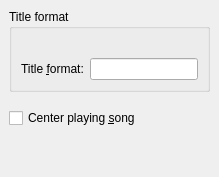
         <widget class="QWidget" name="playlistPage">
          <layout class="QVBoxLayout">
           <property name="spacing">
            <number>6</number>
           </property>
           <property name="leftMargin">
            <number>9</number>
           </property>
           <property name="topMargin">
            <number>9</number>
           </property>
           <property name="rightMargin">
            <number>9</number>
           </property>
           <property name="bottomMargin">
            <number>9</number>
           </property>
           <item>
            <widget class="QGroupBox" name="groupBox_3">
             <property name="title">
              <string>Title format</string>
             </property>
             <layout class="QVBoxLayout">
              <property name="spacing">
               <number>6</number>
              </property>
              <property name="leftMargin">
               <number>9</number>
              </property>
              <property name="topMargin">
               <number>9</number>
              </property>
              <property name="rightMargin">
               <number>9</number>
              </property>
              <property name="bottomMargin">
               <number>9</number>
              </property>
              <item>
               <widget class="QLabel" name="titleFormatLabel">
                <property name="text">
                 <string/>
                </property>
               </widget>
              </item>
              <item>
               <layout class="QHBoxLayout">
                <property name="spacing">
                 <number>6</number>
                </property>
                <property name="leftMargin">
                 <number>0</number>
                </property>
                <property name="topMargin">
                 <number>0</number>
                </property>
                <property name="rightMargin">
                 <number>0</number>
                </property>
                <property name="bottomMargin">
                 <number>0</number>
                </property>
                <item>
                 <widget class="QLabel" name="label_2">
                  <property name="text">
                   <string>Title &amp;format:</string>
                  </property>
                  <property name="buddy">
                   <cstring>titleFormatLine</cstring>
                  </property>
                 </widget>
                </item>
                <item>
                 <widget class="QLineEdit" name="titleFormatLine"/>
                </item>
               </layout>
              </item>
             </layout>
            </widget>
           </item>
           <item>
            <spacer>
             <property name="orientation">
              <enum>Qt::Vertical</enum>
             </property>
             <property name="sizeType">
              <enum>QSizePolicy::Minimum</enum>
             </property>
             <property name="sizeHint" stdset="0">
              <size>
               <width>20</width>
               <height>10</height>
              </size>
             </property>
            </spacer>
           </item>
           <item>
            <widget class="QCheckBox" name="centerPlayingCheck">
             <property name="text">
              <string>Center playing &amp;song</string>
             </property>
            </widget>
           </item>
           <item>
            <spacer>
             <property name="orientation">
              <enum>Qt::Vertical</enum>
             </property>
             <property name="sizeHint" stdset="0">
              <size>
               <width>20</width>
               <height>40</height>
              </size>
             </property>
            </spacer>
           </item>
          </layout>
         </widget>
